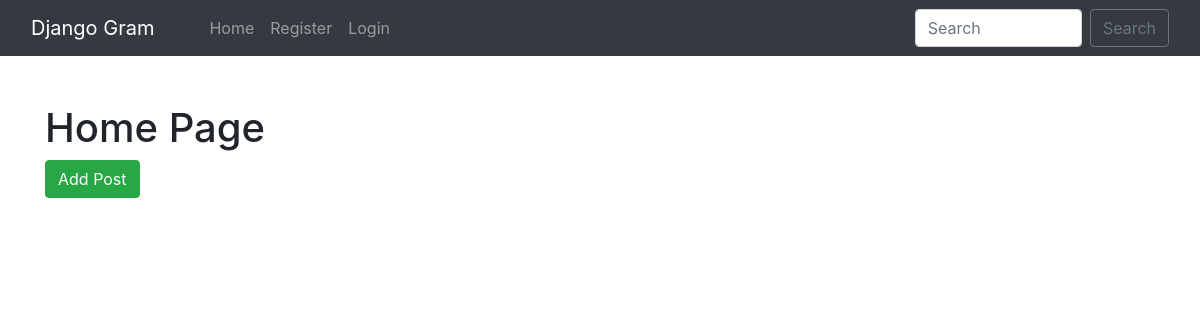
Before: / with the older database file.
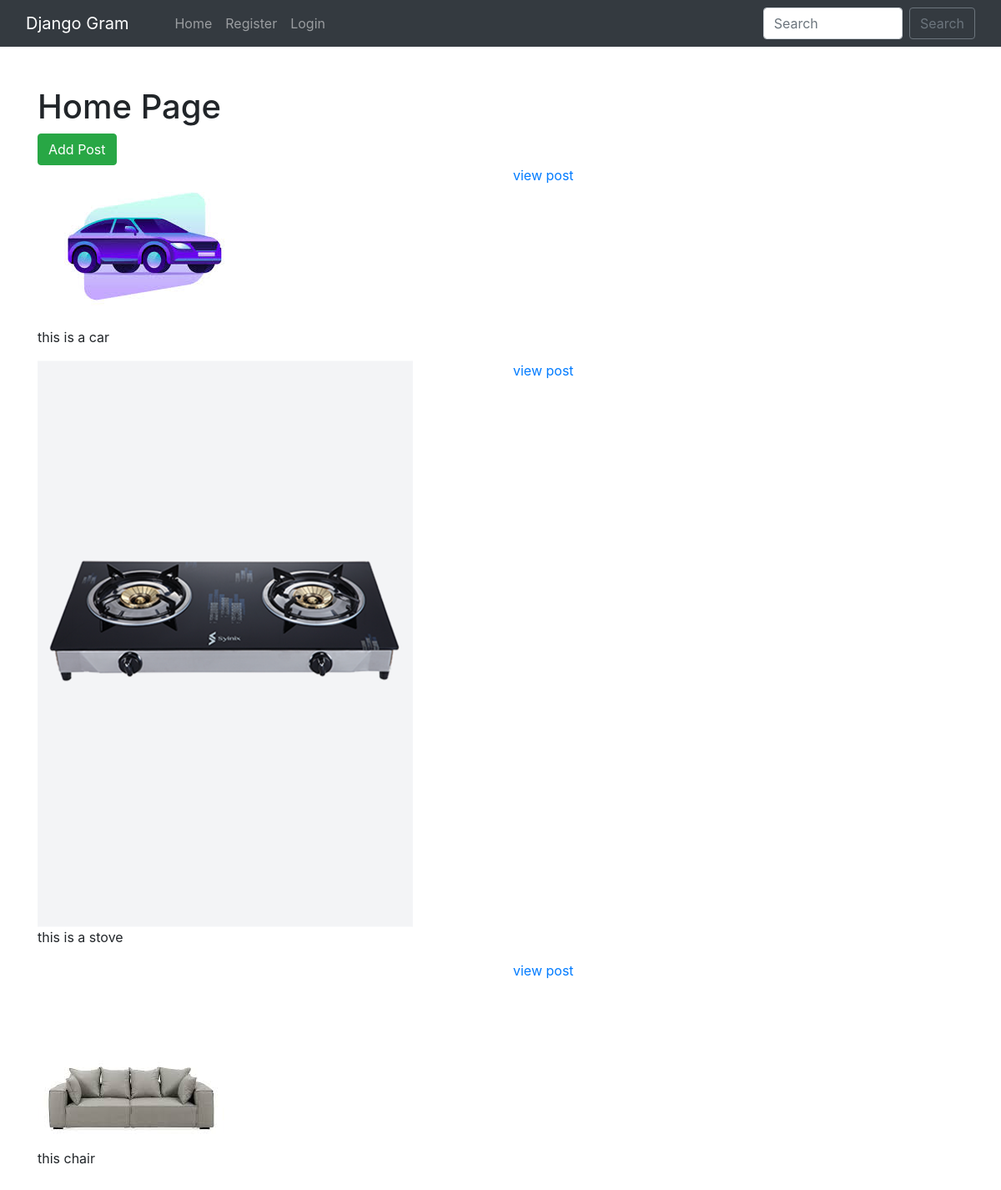
After: the same page with the newer database file.
### gramapp/models.py (models this page shows)
class Post(models.Model):
    post_image = models.ImageField(upload_to='gram_pics')
    caption = models.CharField(max_length=300,blank=True)
    created_at = models.DateTimeField(auto_now_add=True)
    user_id= models.ForeignKey(Profile,on_delete=models.CASCADE)

### gramapp/views.py (the view)
# urls.py: path('', views.home),
def home(request):
    posts = Post.objects.all()
    ctx = {
        "posts": posts
    }
    return render(request, 'index.html', ctx)

### gramapp/templates/index.html
{% extends 'base.html' %} {% block body %}
<div class="container mt-5 mb-3">
  <h1>Home Page</h1>
  <div>
    <a href="add_post" class="btn btn-success">Add Post</a>
  </div>
  <div>
    {% for post in posts %}
    <div>
      <div class="row">
        <div class="col-md-6">
          <img src="{{post.post_image.url}}" alt="post_image" />
          <p>{{post.caption}}</p>
        </div>
        <div class="col-md-6">
          <a href="{% url 'view_post' post.id %}">view post</a>
        </div>
      </div>
    </div>
    {% endfor %}
  </div>
</div>
{% endblock %}

Changed rows visible on the page:
added Post: post_image (picture), caption "this is a car"
added Post: post_image (picture), caption "this is a stove"
added Post: post_image (picture), caption "this chair"
